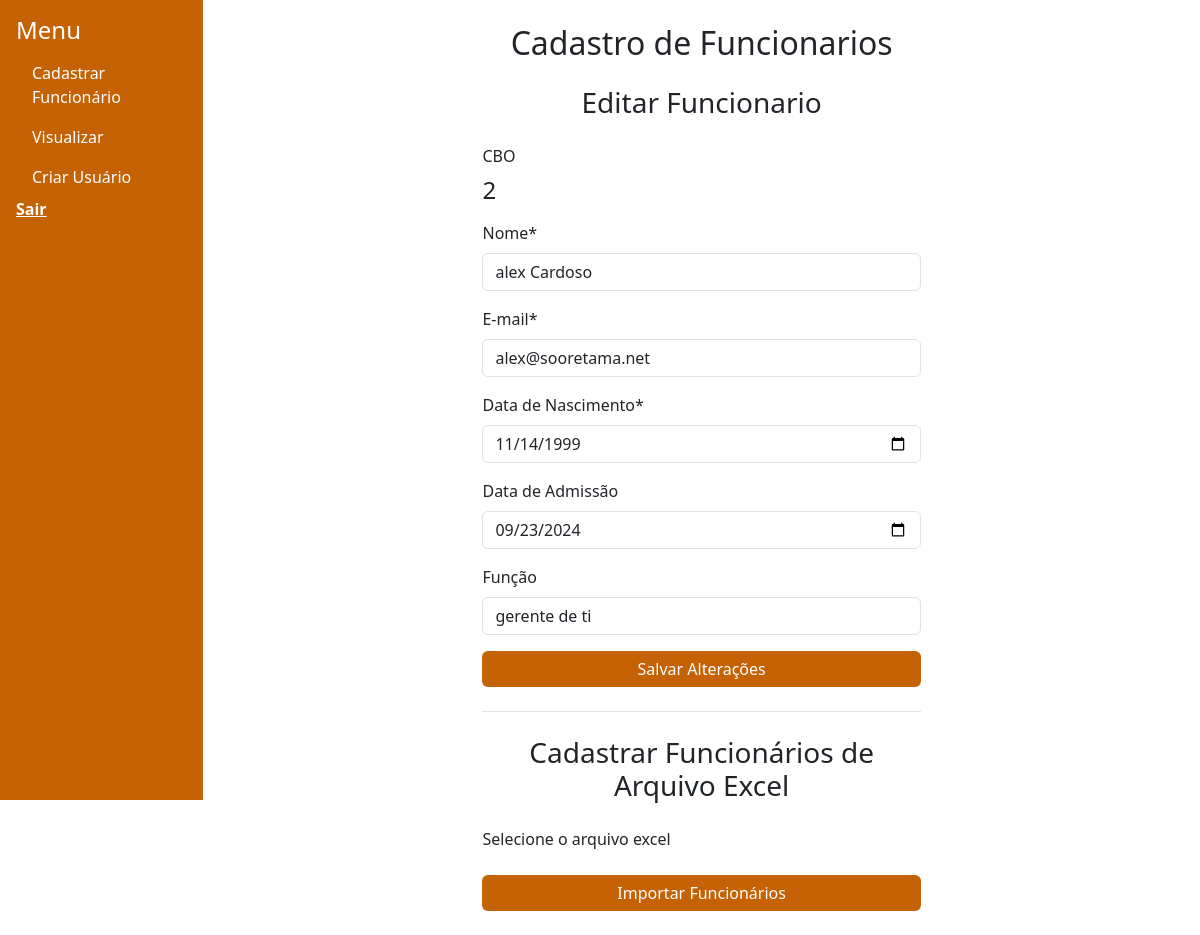
/funcionarios/editar-funcionarios/2/, run on an earlier commit of the app's database.
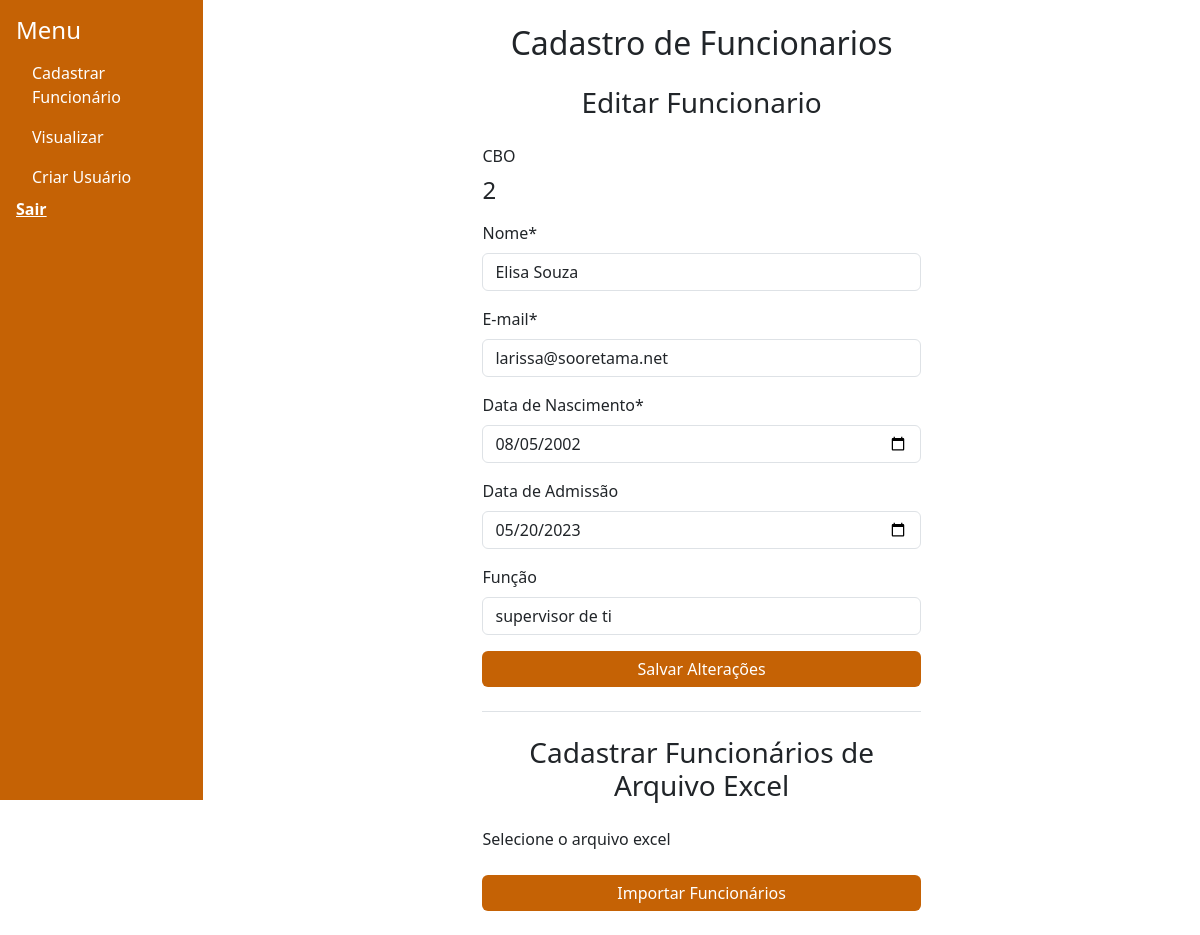
And on a later commit of the database.
### funcionarios/models.py (models this page shows, shortened)
class Funcionario(models.Model):
    nome = models.CharField(max_length=100)
    email= models.EmailField()
    data_nascimento = models.DateField(null=False, blank=False)
    foto = models.ImageField(upload_to='foto/' , blank=True, null=True)
    arquivo_pdf = models.FileField(upload_to='pdf/' , blank=True, null=True)
    cbo = models.AutoField(primary_key=True)
    funcao = models.CharField(max_length=100, null=True)
    data_admissao = models.DateField(null=True, blank=True)
    id_tarefa_mail = models.CharField(max_length=255, null=True, blank=True)
    class Meta:
        permissions = [
            ("cadastrar_funcionarios", "Pode cadastrar funcionários")
        ]

### funcionarios/views.py (the view)
# urls.py: path('editar-funcionarios/<int:cbo>/', views.editar_funcionarios, name='editar_funcionarios'),
def editar_funcionarios(request, cbo):
    funcionario = get_object_or_404(Funcionario, cbo=cbo)
    print(f"Dados do funcionário: {funcionario.nome}, {funcionario.email}, {funcionario.data_nascimento}")
    if request.method == 'POST':
        form_editar = FuncionarioForm(request.POST, instance=funcionario)
        if form_editar.is_valid():
            form_editar.save()  # Salva o funcionário com os dados corrigidos
            messages.success(request, "Funcionário alterado com sucesso.")
            return redirect('funcionarios:menu_cadastros')
        else:
            messages.error(request, "Falha ao editar o cadastro do funcionário.")
            print(f"Erros ao editar: {form_editar.errors}")  # Para depuração
    else:
        form_editar = FuncionarioForm(instance=funcionario)
    return render(request, 'funcionarios/cadastrar_funcionario.html', {
        'form_funcionario': form_editar,
    })

### funcionarios/templates/funcionarios/cadastrar_funcionario.html (shortened to what the changed rows need)
{% extends "funcionarios/base.html" %}
{% load static %}
    {% block content %}
    <div class="container d-flex justify-content-center align-items-center min-vh-70">
        <div class="row w-100">
            <div class="col-lg-6 col-md-8 col-sm-12 mx-auto">
                <h2 class="text-center mb-4">Cadastro de Funcionarios</h2>
                <form method="POST"
                    action="{% if form_funcionario.instance.cbo %}{% url 'funcionarios:editar_funcionarios' form_funcionario.instance.cbo %}{% else %}{% url 'funcionarios:cadastrar_funcionarios' %}{% endif %}">
                    <div class="mb-3">
                        <label for="cbo" class="form-label">CBO</label>
                        {% if form_funcionario.instance.cbo %}
                            <h4 class="form-label fw-normal">{{ form_funcionario.instance.cbo }}</h4>
                        {% else %}
                            <input type="hidden" name="cbo" value="{{ cbo_gerado }}" readonly>
                            <h4 class="form-label fw-normal">{{ cbo_gerado }}</h4>
                        {% endif %}
                        </div>
                    <div class="mb-3">
                        <label for="{{ form_funcionario.nome.id_for_label }}" class="form-label">Nome*</label>
                        <input
                            type="text"
                            name="nome"
                            id="id_nome"
                            class="form-control"
                            value="{{ form_funcionario.nome.value|default_if_none:'' }}"
                            placeholder="Digite seu nome e sobrenome"
                            required>
                    </div>
                    <div class="mb-3">
                        <label for="{{ form_funcionario.email.id_for_label }}" class="form-label">E-mail*</label>
                        <input
                            type="email"
                            name="email"
                            id="id_email"
                            class="form-control"
                            value="{{ form_funcionario.email.value|default_if_none:'' }}"
                            placeholder="Digite um e-mail válido"
                            required>
                    </div>
                    <div class="mb-3">
                        <label for="{{ form_funcionario.data_nascimento.id_for_label }}" class="form-label">Data de Nascimento*</label>
                        <input
                            type="date"
                            name="data_nascimento"
                            id="id_data_nascimento"
                            class="form-control"
                            value="{% if form_funcionario.data_nascimento.value %}{{ form_funcionario.data_nascimento.value|date:'Y-m-d' }}{% endif %}"
                            placeholder="dd/mm/aaaa"
                            required>
                    </div>
                    <div class="mb-3">
                        <label for="{{ form_funcionario.data_admissao.id_for_label }}" class="form-label">Data de Admissão</label>
                        <input
                            type="date"
                            name="data_admissao"
                            id="id_data_admissao"
                            class="form-control"
                            value="{{ form_funcionario.data_admissao.value|date:'Y-m-d' }}"
                            placeholder="dd/mm/aaaa">
                    </div>
                    <div class="mb-3">
                        <label for="{{ form_funcionario.funcao.id_for_label }}" class="form-label">Função</label>
                        <input
                            type="text"
                            name="funcao"
                            id="id_funcao"
                            class="form-control"
                            placeholder="Digite seu cargo"
                            value="{{ form_funcionario.funcao.value|default_if_none:'' }}">
                    </div>
                </form>
            </div>
        </div>
    </div>
{% endblock %}

What changed in the data, as far as the page shows it:
changed Funcionario id 2: nome "alex Cardoso" → "Elisa Souza"; email "alex@sooretama.net" → "larissa@sooretama.net"; data_nascimento "11/14/1999" → "08/05/2002"; data_admissao "09/23/2024" → "05/20/2023"; funcao "gerente de ti" → "supervisor de ti"
